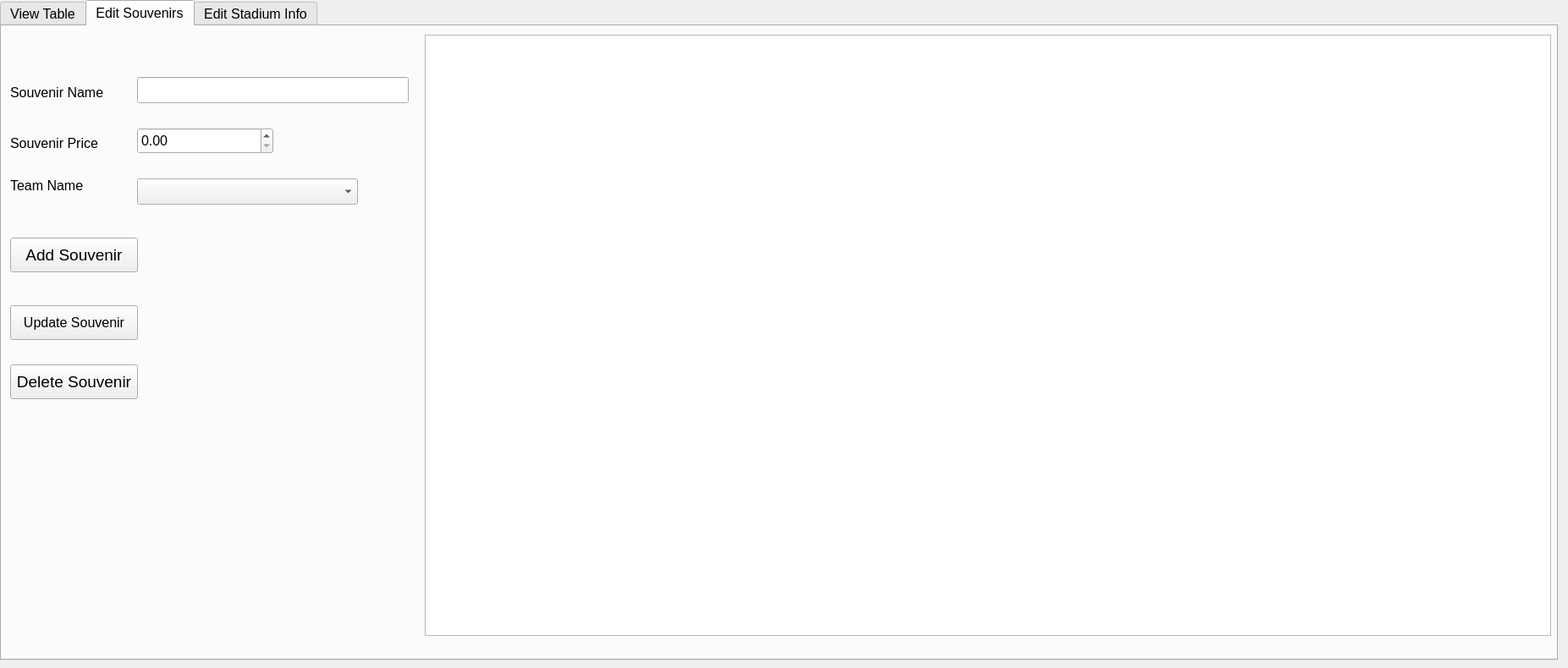
<?xml version="1.0" encoding="UTF-8"?>
<ui version="4.0">
 <class>Admin</class>
 <widget class="QDialog" name="Admin">
  <property name="geometry">
   <rect>
    <x>0</x>
    <y>0</y>
    <width>1853</width>
    <height>790</height>
   </rect>
  </property>
  <property name="windowTitle">
   <string>Dialog</string>
  </property>
  <widget class="QTabWidget" name="tab_Widget">
   <property name="geometry">
    <rect>
     <x>0</x>
     <y>0</y>
     <width>1841</width>
     <height>781</height>
    </rect>
   </property>
   <property name="font">
    <font>
     <pointsize>12</pointsize>
    </font>
   </property>
   <property name="currentIndex">
    <number>1</number>
   </property>
   <widget class="QWidget" name="View_Table">
    <attribute name="title">
     <string>View Table</string>
    </attribute>
    <widget class="QPushButton" name="Home_PushButton">
     <property name="geometry">
      <rect>
       <x>10</x>
       <y>680</y>
       <width>111</width>
       <height>41</height>
      </rect>
     </property>
     <property name="font">
      <font>
       <pointsize>14</pointsize>
      </font>
     </property>
     <property name="text">
      <string>Home</string>
     </property>
    </widget>
    <widget class="QPushButton" name="Read_In_From_File_Button">
     <property name="geometry">
      <rect>
       <x>0</x>
       <y>140</y>
       <width>281</width>
       <height>71</height>
      </rect>
     </property>
     <property name="font">
      <font>
       <pointsize>14</pointsize>
      </font>
     </property>
     <property name="text">
      <string>Read Team From File</string>
     </property>
    </widget>
    <widget class="QTableView" name="Admin_Datatable">
     <property name="geometry">
      <rect>
       <x>460</x>
       <y>10</y>
       <width>1371</width>
       <height>721</height>
      </rect>
     </property>
     <property name="font">
      <font>
       <pointsize>12</pointsize>
      </font>
     </property>
    </widget>
   </widget>
   <widget class="QWidget" name="Edit_Souvenirs">
    <attribute name="title">
     <string>Edit Souvenirs</string>
    </attribute>
    <widget class="QTableView" name="Update_Souvenir_Datatable">
     <property name="geometry">
      <rect>
       <x>500</x>
       <y>10</y>
       <width>1331</width>
       <height>711</height>
      </rect>
     </property>
     <property name="font">
      <font>
       <pointsize>12</pointsize>
      </font>
     </property>
    </widget>
    <widget class="QLabel" name="label">
     <property name="geometry">
      <rect>
       <x>10</x>
       <y>70</y>
       <width>131</width>
       <height>16</height>
      </rect>
     </property>
     <property name="text">
      <string>Souvenir Name</string>
     </property>
    </widget>
    <widget class="QLineEdit" name="Souvenir_Name_LineEdit">
     <property name="geometry">
      <rect>
       <x>160</x>
       <y>60</y>
       <width>321</width>
       <height>31</height>
      </rect>
     </property>
     <property name="maxLength">
      <number>30</number>
     </property>
    </widget>
    <widget class="QLabel" name="label_2">
     <property name="geometry">
      <rect>
       <x>10</x>
       <y>130</y>
       <width>131</width>
       <height>16</height>
      </rect>
     </property>
     <property name="text">
      <string>Souvenir Price</string>
     </property>
    </widget>
    <widget class="QDoubleSpinBox" name="Price_Double_SpinBox">
     <property name="geometry">
      <rect>
       <x>160</x>
       <y>120</y>
       <width>161</width>
       <height>31</height>
      </rect>
     </property>
     <property name="maximum">
      <double>2000.000000000000000</double>
     </property>
     <property name="singleStep">
      <double>0.010000000000000</double>
     </property>
    </widget>
    <widget class="QComboBox" name="Team_Name_ComboBox">
     <property name="geometry">
      <rect>
       <x>160</x>
       <y>180</y>
       <width>261</width>
       <height>31</height>
      </rect>
     </property>
    </widget>
    <widget class="QLabel" name="label_3">
     <property name="geometry">
      <rect>
       <x>10</x>
       <y>180</y>
       <width>121</width>
       <height>16</height>
      </rect>
     </property>
     <property name="text">
      <string>Team Name</string>
     </property>
    </widget>
    <widget class="QPushButton" name="Update_Souvenir_PushButton">
     <property name="geometry">
      <rect>
       <x>10</x>
       <y>330</y>
       <width>151</width>
       <height>41</height>
      </rect>
     </property>
     <property name="text">
      <string>Update Souvenir</string>
     </property>
    </widget>
    <widget class="QPushButton" name="Add_Souvenir_PushButton">
     <property name="geometry">
      <rect>
       <x>10</x>
       <y>250</y>
       <width>151</width>
       <height>41</height>
      </rect>
     </property>
     <property name="font">
      <font>
       <pointsize>14</pointsize>
      </font>
     </property>
     <property name="text">
      <string>Add Souvenir</string>
     </property>
    </widget>
    <widget class="QPushButton" name="Delete_Souvenir_PushButton">
     <property name="geometry">
      <rect>
       <x>10</x>
       <y>400</y>
       <width>151</width>
       <height>41</height>
      </rect>
     </property>
     <property name="font">
      <font>
       <pointsize>14</pointsize>
      </font>
     </property>
     <property name="text">
      <string>Delete Souvenir</string>
     </property>
    </widget>
   </widget>
   <widget class="QWidget" name="Edit_Stadium_Info">
    <attribute name="title">
     <string>Edit Stadium Info</string>
    </attribute>
    <widget class="QTableView" name="Edit_Stadium_TableView">
     <property name="geometry">
      <rect>
       <x>460</x>
       <y>10</y>
       <width>1321</width>
       <height>711</height>
      </rect>
     </property>
    </widget>
    <widget class="QLabel" name="label_4">
     <property name="geometry">
      <rect>
       <x>10</x>
       <y>30</y>
       <width>111</width>
       <height>16</height>
      </rect>
     </property>
     <property name="text">
      <string>Team Name</string>
     </property>
    </widget>
    <widget class="QLabel" name="label_5">
     <property name="geometry">
      <rect>
       <x>10</x>
       <y>80</y>
       <width>131</width>
       <height>16</height>
      </rect>
     </property>
     <property name="text">
      <string>Stadium Name</string>
     </property>
    </widget>
    <widget class="QLabel" name="label_6">
     <property name="geometry">
      <rect>
       <x>10</x>
       <y>120</y>
       <width>151</width>
       <height>21</height>
      </rect>
     </property>
     <property name="text">
      <string>Seating Capacity</string>
     </property>
    </widget>
    <widget class="QLabel" name="label_7">
     <property name="geometry">
      <rect>
       <x>10</x>
       <y>170</y>
       <width>81</width>
       <height>16</height>
      </rect>
     </property>
     <property name="text">
      <string>Location</string>
     </property>
    </widget>
    <widget class="QLabel" name="label_8">
     <property name="geometry">
      <rect>
       <x>10</x>
       <y>230</y>
       <width>111</width>
       <height>16</height>
      </rect>
     </property>
     <property name="text">
      <string>Conference</string>
     </property>
    </widget>
    <widget class="QLabel" name="label_9">
     <property name="geometry">
      <rect>
       <x>10</x>
       <y>280</y>
       <width>81</width>
       <height>16</height>
      </rect>
     </property>
     <property name="text">
      <string>Division</string>
     </property>
    </widget>
    <widget class="QLabel" name="label_10">
     <property name="geometry">
      <rect>
       <x>10</x>
       <y>330</y>
       <width>121</width>
       <height>16</height>
      </rect>
     </property>
     <property name="text">
      <string>Surface Type</string>
     </property>
    </widget>
    <widget class="QLabel" name="label_11">
     <property name="geometry">
      <rect>
       <x>10</x>
       <y>380</y>
       <width>91</width>
       <height>21</height>
      </rect>
     </property>
     <property name="text">
      <string>Roof Type</string>
     </property>
    </widget>
    <widget class="QLabel" name="label_12">
     <property name="geometry">
      <rect>
       <x>10</x>
       <y>430</y>
       <width>121</width>
       <height>21</height>
      </rect>
     </property>
     <property name="text">
      <string>Date Opened</string>
     </property>
    </widget>
    <widget class="QLineEdit" name="Team_Name_LineEdit">
     <property name="geometry">
      <rect>
       <x>170</x>
       <y>30</y>
       <width>271</width>
       <height>31</height>
      </rect>
     </property>
     <property name="maxLength">
      <number>30</number>
     </property>
    </widget>
    <widget class="QLineEdit" name="Stadium_Name_LineEdit">
     <property name="geometry">
      <rect>
       <x>170</x>
       <y>70</y>
       <width>271</width>
       <height>31</height>
      </rect>
     </property>
     <property name="maxLength">
      <number>30</number>
     </property>
    </widget>
    <widget class="QSpinBox" name="Seating_Capacity_SpinBox">
     <property name="geometry">
      <rect>
       <x>170</x>
       <y>120</y>
       <width>161</width>
       <height>31</height>
      </rect>
     </property>
     <property name="maximum">
      <number>200000</number>
     </property>
    </widget>
    <widget class="QLineEdit" name="Location_LineEdit">
     <property name="geometry">
      <rect>
       <x>170</x>
       <y>170</y>
       <width>271</width>
       <height>31</height>
      </rect>
     </property>
     <property name="maxLength">
      <number>30</number>
     </property>
    </widget>
    <widget class="QComboBox" name="Conference_Combo_Box">
     <property name="geometry">
      <rect>
       <x>170</x>
       <y>220</y>
       <width>271</width>
       <height>31</height>
      </rect>
     </property>
    </widget>
    <widget class="QComboBox" name="Division_Combo_Box">
     <property name="geometry">
      <rect>
       <x>170</x>
       <y>270</y>
       <width>271</width>
       <height>31</height>
      </rect>
     </property>
    </widget>
    <widget class="QComboBox" name="Surface_Type_ComboBox">
     <property name="geometry">
      <rect>
       <x>170</x>
       <y>320</y>
       <width>271</width>
       <height>31</height>
      </rect>
     </property>
    </widget>
    <widget class="QComboBox" name="Roof_Type_ComboBox">
     <property name="geometry">
      <rect>
       <x>170</x>
       <y>380</y>
       <width>271</width>
       <height>31</height>
      </rect>
     </property>
    </widget>
    <widget class="QSpinBox" name="Year_SpinBox">
     <property name="geometry">
      <rect>
       <x>170</x>
       <y>430</y>
       <width>221</width>
       <height>31</height>
      </rect>
     </property>
     <property name="minimum">
      <number>1924</number>
     </property>
     <property name="maximum">
      <number>2100</number>
     </property>
     <property name="value">
      <number>2020</number>
     </property>
    </widget>
    <widget class="QPushButton" name="Update_Stadium_PushButton">
     <property name="geometry">
      <rect>
       <x>10</x>
       <y>520</y>
       <width>191</width>
       <height>41</height>
      </rect>
     </property>
     <property name="text">
      <string>Update Stadium Info</string>
     </property>
    </widget>
   </widget>
  </widget>
 </widget>
 <resources/>
 <connections/>
</ui>
